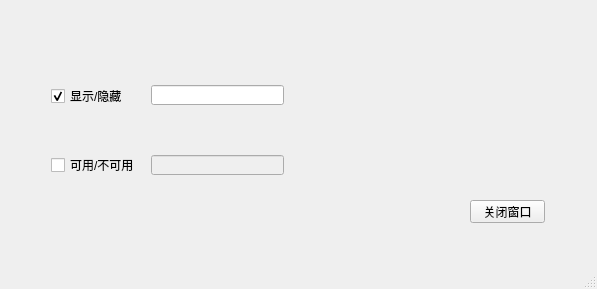
<?xml version="1.0" encoding="UTF-8"?>
<ui version="4.0">
 <class>MainWindow</class>
 <widget class="QMainWindow" name="MainWindow">
  <property name="geometry">
   <rect>
    <x>0</x>
    <y>0</y>
    <width>597</width>
    <height>289</height>
   </rect>
  </property>
  <property name="windowTitle">
   <string>MainWindow</string>
  </property>
  <widget class="QWidget" name="centralwidget">
   <widget class="QPushButton" name="pushButton">
    <property name="geometry">
     <rect>
      <x>470</x>
      <y>200</y>
      <width>75</width>
      <height>23</height>
     </rect>
    </property>
    <property name="text">
     <string>关闭窗口</string>
    </property>
   </widget>
   <widget class="QCheckBox" name="checkBox">
    <property name="geometry">
     <rect>
      <x>51</x>
      <y>88</y>
      <width>77</width>
      <height>16</height>
     </rect>
    </property>
    <property name="text">
     <string>显示/隐藏</string>
    </property>
    <property name="checked">
     <bool>true</bool>
    </property>
   </widget>
   <widget class="QCheckBox" name="checkBox_2">
    <property name="geometry">
     <rect>
      <x>51</x>
      <y>157</y>
      <width>89</width>
      <height>16</height>
     </rect>
    </property>
    <property name="text">
     <string>可用/不可用</string>
    </property>
   </widget>
   <widget class="QLineEdit" name="lineEdit">
    <property name="geometry">
     <rect>
      <x>151</x>
      <y>85</y>
      <width>133</width>
      <height>20</height>
     </rect>
    </property>
   </widget>
   <widget class="QLineEdit" name="lineEdit_2">
    <property name="enabled">
     <bool>false</bool>
    </property>
    <property name="geometry">
     <rect>
      <x>151</x>
      <y>155</y>
      <width>133</width>
      <height>20</height>
     </rect>
    </property>
   </widget>
  </widget>
  <widget class="QMenuBar" name="menubar">
   <property name="geometry">
    <rect>
     <x>0</x>
     <y>0</y>
     <width>597</width>
     <height>23</height>
    </rect>
   </property>
  </widget>
  <widget class="QStatusBar" name="statusbar"/>
 </widget>
 <resources/>
 <connections>
  <connection>
   <sender>pushButton</sender>
   <signal>clicked()</signal>
   <receiver>MainWindow</receiver>
   <slot>close()</slot>
   <hints>
    <hint type="sourcelabel">
     <x>507</x>
     <y>240</y>
    </hint>
    <hint type="destinationlabel">
     <x>522</x>
     <y>260</y>
    </hint>
   </hints>
  </connection>
  <connection>
   <sender>checkBox_2</sender>
   <signal>toggled(bool)</signal>
   <receiver>lineEdit_2</receiver>
   <slot>setEnabled(bool)</slot>
   <hints>
    <hint type="sourcelabel">
     <x>118</x>
     <y>186</y>
    </hint>
    <hint type="destinationlabel">
     <x>189</x>
     <y>189</y>
    </hint>
   </hints>
  </connection>
  <connection>
   <sender>checkBox</sender>
   <signal>toggled(bool)</signal>
   <receiver>lineEdit</receiver>
   <slot>setVisible(bool)</slot>
   <hints>
    <hint type="sourcelabel">
     <x>94</x>
     <y>114</y>
    </hint>
    <hint type="destinationlabel">
     <x>176</x>
     <y>117</y>
    </hint>
   </hints>
  </connection>
 </connections>
</ui>
